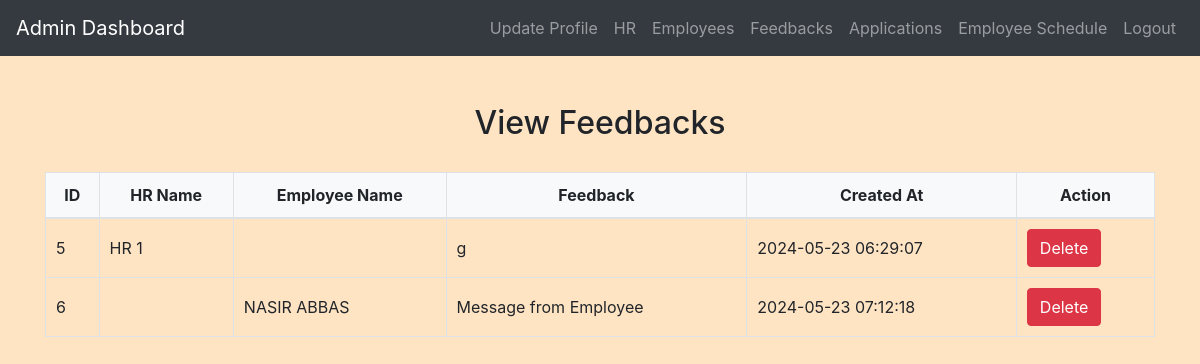
Screenshot of /admin/view_feedbacks.php (signed in) with the database file from the repository.
### tables this page shows
CREATE TABLE `feedbacks` (
  `feedback_id` int(11) NOT NULL,
  `hr_id` int(11) DEFAULT NULL,
  `employee_id` int(11) DEFAULT NULL,
  `feedback` text DEFAULT NULL,
  `created_at` timestamp NOT NULL DEFAULT current_timestamp()
);

CREATE TABLE `hr` (
  `hr_id` int(11) NOT NULL,
  `username` varchar(50) DEFAULT NULL,
  `full_name` varchar(100) NOT NULL,
  `email` varchar(100) DEFAULT NULL,
  `password` varchar(255) NOT NULL
);

CREATE TABLE `employees` (
  `employee_id` int(11) NOT NULL,
  `email` varchar(100) DEFAULT NULL,
  `password` varchar(255) DEFAULT NULL,
  `full_name` varchar(255) NOT NULL,
  `position` varchar(50) DEFAULT NULL,
  `department` varchar(50) DEFAULT NULL,
  `location` varchar(100) DEFAULT NULL,
  `hire_date` date DEFAULT NULL,
  `current_visa_status` enum('Valid','Expired','Pending') DEFAULT NULL,
  `visa_expiry_date` date DEFAULT NULL,
  `created_at` timestamp NOT NULL DEFAULT current_timestamp(),
  `updated_at` timestamp NOT NULL DEFAULT current_timestamp() ON UPDATE current_timestamp()
);

### admin/view_feedbacks.php (the view, shortened to what this page needs)
<?php
include('config.php');
$sql_feedbacks = "SELECT f.feedback_id, f.feedback, f.created_at, e.full_name AS employee_name, h.full_name AS hr_name
                 FROM feedbacks f
                 LEFT JOIN employees e ON f.employee_id = e.employee_id
                 LEFT JOIN hr h ON f.hr_id = h.hr_id";
$result_feedbacks = mysqli_query($conn, $sql_feedbacks);
?>
<!DOCTYPE html>
<html>
<head>
    <link rel="stylesheet" href="https://maxcdn.bootstrapcdn.com/bootstrap/4.5.2/css/bootstrap.min.css">
    <link rel="stylesheet" href="../css/style.css">
</head>
<body>
<?php include('admin_navbar.php'); ?>
<div class="container mt-5">
    <h2>View Feedbacks</h2>
    <table class="table">
        <thead>
            <tr>
                <th>ID</th>
                <th>HR Name</th>
                <th>Employee Name</th>
                <th>Feedback</th>
                <th>Created At</th>
                <th>Action</th>
            </tr>
        </thead>
        <tbody>
            <?php
            while ($row_feedback = mysqli_fetch_assoc($result_feedbacks)) {
                echo "<tr>";
                echo "<td>".$row_feedback["feedback_id"]."</td>";
                echo "<td>".$row_feedback["hr_name"]."</td>";
                echo "<td>".$row_feedback["employee_name"]."</td>";
                echo "<td>".$row_feedback["feedback"]."</td>";
                echo "<td>".$row_feedback["created_at"]."</td>";
                echo "<td>
                        <form method='post' action='delete_feedback.php' style='display:inline;'>
                            <input type='hidden' name='feedback_id' value='".$row_feedback["feedback_id"]."'>
                            <button type='submit' name='delete_feedback' class='btn btn-danger'>Delete</button>
                        </form>
                      </td>";
                echo "</tr>";
            }
            ?>
        </tbody>
    </table>
</div>
</body>
</html>

### css/style.css (style rules this page uses)
body { background-color: bisque; }
h1, h2, h3, h4 { text-align: center; margin-top: 30px; margin-bottom: 30px; }
.table { width: 100%; border-collapse: collapse; margin-top: 20px; }
.table th, .table td { padding: 10px; border: 1px solid #dee2e6; }
.table thead th { background-color: #f8f9fa; font-weight: bold; text-align: center; }
.table tbody td { vertical-align: middle; }

### rows the page displays
feedbacks: feedback_id "5", hr.full_name "HR 1", feedback "g", created_at "2024-05-23 06:29:07"
feedbacks: feedback_id "6", employee.full_name "NASIR ABBAS", feedback "Message from Employee", created_at "2024-05-23 07:12:18"
